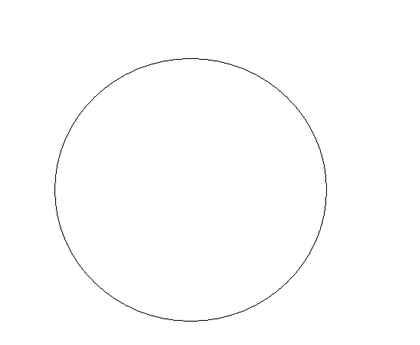
%> input picture tool/code/trunk/matlab/feature_extraction_2016/FeatureExtraction/morphtools/circle2.TIF, 420 x 345 px, shrunk from 555 x 456 before the run
$ octave testing.m   (GNU Octave 9; MATLAB toolbox functions it lacks are replaced by stand-ins)
%> lines starting %> are read from the running program, lines starting %| are printed output that depends on the picture
%SEGMENTATION
%==========================================================================
clear all;
clc;
close all;
format long e;
name=string('g5.xls');
Img = imread('circle2.TIF');  % The same cell image in the paper is used here
%> Img is the input picture: size 345x420x3 uint8; min 39, max 255, mean 253.8
Img=double(Img(:,:,1));
%> Img: size 345x420 double
sigma=1.2;    % scale parameter in Gaussian kernel for smoothing.
G=fspecial('gaussian',15,sigma);
Img_smooth=conv2(Img,G,'same');  % smooth image by Gaussiin convolution
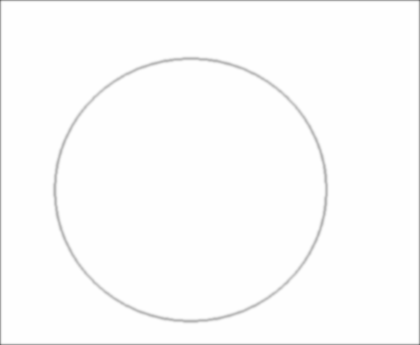
%> Img_smooth: size 345x420 double; min 113.2, max 255, mean 252.6
[Ix,Iy]=gradient(Img_smooth);
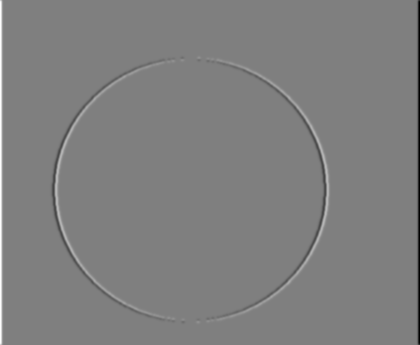
%> Ix: size 345x420 double; min -59.91, max 59.91, mean 0; drawn with min black and max white
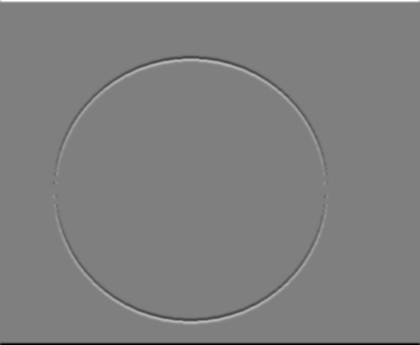
%> Iy: size 345x420 double; min -59.91, max 59.91, mean 0; mean of the top-left, top-right, bottom-left and bottom-right quarters 0.7, 0.7, -0.7, -0.7; drawn with min black and max white
f=Ix.^2+Iy.^2;
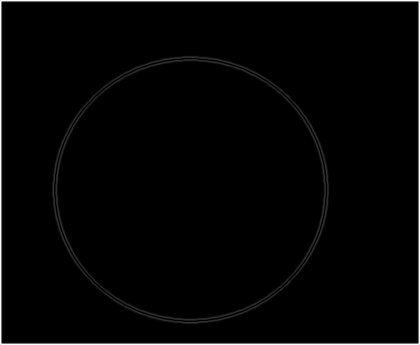
%> f: size 345x420 double; min 0, max 3643.2, mean 69.4; drawn with min black and max white
g=1./(1+f);  % edge indicator function.
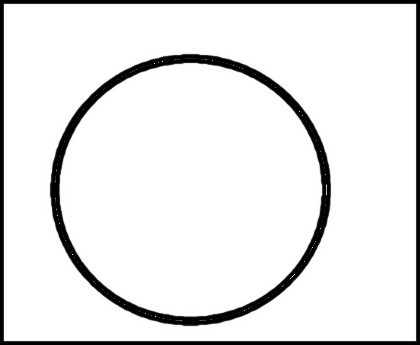
%> g: size 345x420 double; min 0.000274, max 1, mean 0.91

epsilon=1.5; % the papramater in the definition of smoothed Dirac function

timestep=5;  % time step
mu=0.02;  % coefficient of the internal (penalizing) energy term P(\phi)
          % Note: the product timestep*mu must be less than 0.25 for stability!

lambda=5; % coefficient of the weighted length term L(\phi)
alf=1.5;  % coefficient of the weighted area term A(\phi);
          % Note: Choose smaller value for weak object bounday, such as the cell image in this demo.

[nrow, ncol]=size(Img);
%> nrow = 345; ncol = 420
nContour=2;
%uiwait(msgbox(uiwait(msgbox('String','Title','modal'))));
figure;imagesc(Img, [0, 255]);colormap(gray);hold on;
text(10,10,'Left click to get points, right click to get end point');
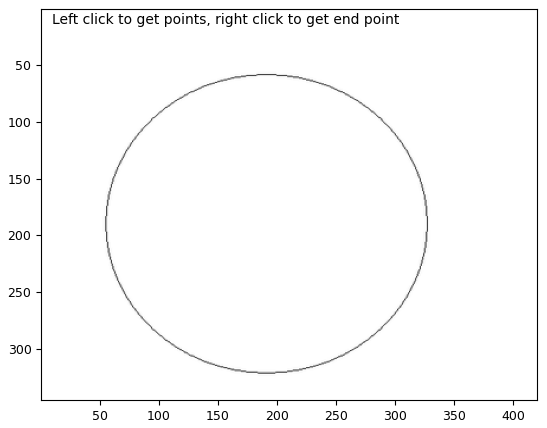
%> figure redrawn from the program's plot data

% mouse click to define initial level set function
%> (the run ends here)
